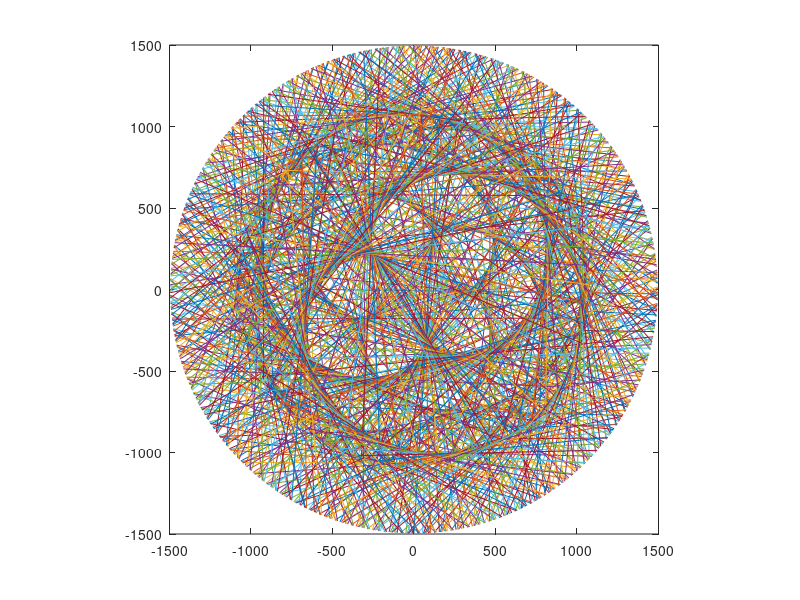

This figure's MATLAB source:
Wv=8*pi/224.65;
We=8*pi/365.26;
Rv=1075;
Re=1496;
N=1000;
for t=1:1000
    Xv=Rv*cos(Wv*t);
    Yv=Rv*sin(Wv*t);
    Xe=Re*cos(We*t);
    Ye=Re*sin(We*t);
    x=[Xe,Xv];
    y=[Ye,Yv];
    plot(x,y)
    axis([-1500 1500 -1500 1500])
    axis equal
    hold on
    pause(0.01)
end